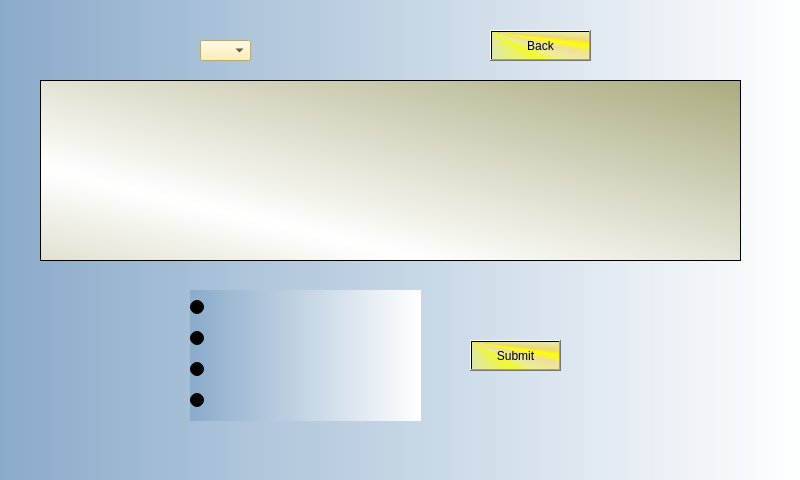
<?xml version="1.0" encoding="UTF-8"?>
<ui version="4.0">
 <class>three</class>
 <widget class="QDialog" name="three">
  <property name="enabled">
   <bool>true</bool>
  </property>
  <property name="geometry">
   <rect>
    <x>0</x>
    <y>0</y>
    <width>800</width>
    <height>480</height>
   </rect>
  </property>
  <property name="windowTitle">
   <string>Dialog</string>
  </property>
  <property name="styleSheet">
   <string notr="true">background-color:qlineargradient(spread:pad, x1:0, y1:0, x2:1, y2:0, stop:0 rgba(138, 171, 202, 255), stop:1 rgba(255, 255, 255, 255))</string>
  </property>
  <widget class="QTextBrowser" name="textBrowser">
   <property name="geometry">
    <rect>
     <x>40</x>
     <y>80</y>
     <width>701</width>
     <height>181</height>
    </rect>
   </property>
   <property name="styleSheet">
    <string notr="true">background-color: qlineargradient(spread:reflect, x1:1, y1:0, x2:0.284, y2:0.75, stop:0 rgba(170, 170, 127, 255), stop:1 rgba(255, 255, 255, 255));</string>
   </property>
  </widget>
  <widget class="QComboBox" name="comboBox">
   <property name="geometry">
    <rect>
     <x>200</x>
     <y>40</y>
     <width>51</width>
     <height>21</height>
    </rect>
   </property>
   <property name="styleSheet">
    <string notr="true">background-color: rgb(255, 236, 158);</string>
   </property>
  </widget>
  <widget class="QWidget" name="gridLayoutWidget">
   <property name="geometry">
    <rect>
     <x>190</x>
     <y>290</y>
     <width>231</width>
     <height>131</height>
    </rect>
   </property>
   <layout class="QGridLayout" name="gridLayout">
    <item row="0" column="0">
     <widget class="QRadioButton" name="radioButton">
      <property name="text">
       <string/>
      </property>
     </widget>
    </item>
    <item row="1" column="0">
     <widget class="QRadioButton" name="radioButton_2">
      <property name="text">
       <string/>
      </property>
     </widget>
    </item>
    <item row="2" column="0">
     <widget class="QRadioButton" name="radioButton_3">
      <property name="text">
       <string/>
      </property>
     </widget>
    </item>
    <item row="3" column="0">
     <widget class="QRadioButton" name="radioButton_4">
      <property name="text">
       <string/>
      </property>
     </widget>
    </item>
   </layout>
  </widget>
  <widget class="QPushButton" name="pushButton">
   <property name="geometry">
    <rect>
     <x>490</x>
     <y>30</y>
     <width>101</width>
     <height>31</height>
    </rect>
   </property>
   <property name="styleSheet">
    <string notr="true">background-color: qconicalgradient(cx:0, cy:0, angle:135, stop:0 rgba(255, 255, 0, 69), stop:0.375 rgba(255, 255, 0, 69), stop:0.423533 rgba(251, 255, 0, 145), stop:0.45 rgba(247, 255, 0, 208), stop:0.477581 rgba(255, 244, 71, 130), stop:0.518717 rgba(255, 218, 71, 130), stop:0.55 rgba(255, 255, 0, 255), stop:0.57754 rgba(255, 203, 0, 130), stop:0.625 rgba(255, 255, 0, 69), stop:1 rgba(255, 255, 0, 69));
font: 75 14pt &quot;MS Sans Serif&quot;;</string>
   </property>
   <property name="text">
    <string>Back</string>
   </property>
  </widget>
  <widget class="QPushButton" name="pushButton_2">
   <property name="geometry">
    <rect>
     <x>470</x>
     <y>340</y>
     <width>91</width>
     <height>31</height>
    </rect>
   </property>
   <property name="styleSheet">
    <string notr="true">background-color: qconicalgradient(cx:0, cy:0, angle:135, stop:0 rgba(255, 255, 0, 69), stop:0.375 rgba(255, 255, 0, 69), stop:0.423533 rgba(251, 255, 0, 145), stop:0.45 rgba(247, 255, 0, 208), stop:0.477581 rgba(255, 244, 71, 130), stop:0.518717 rgba(255, 218, 71, 130), stop:0.55 rgba(255, 255, 0, 255), stop:0.57754 rgba(255, 203, 0, 130), stop:0.625 rgba(255, 255, 0, 69), stop:1 rgba(255, 255, 0, 69));
font: 75 14pt &quot;MS Sans Serif&quot;;</string>
   </property>
   <property name="text">
    <string>Submit</string>
   </property>
  </widget>
 </widget>
 <resources/>
 <connections/>
</ui>
